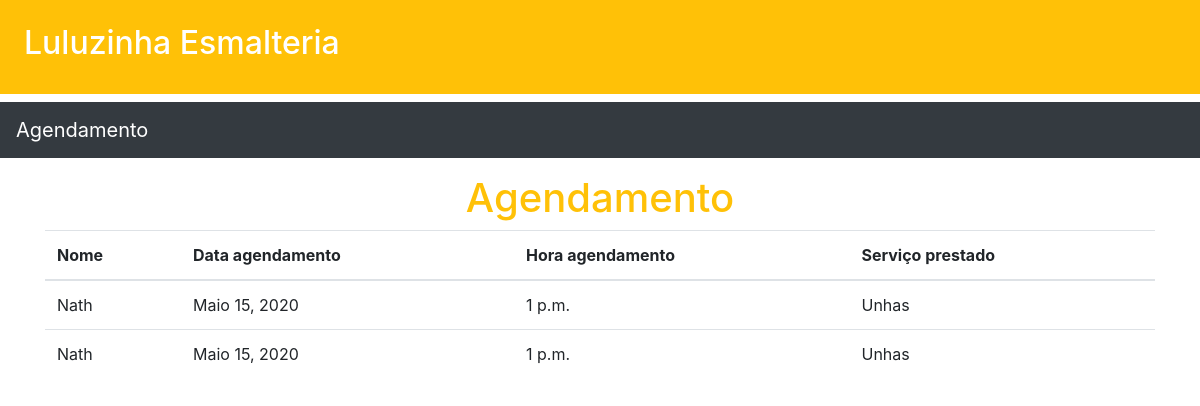
The app's page /agendamento/, older data.
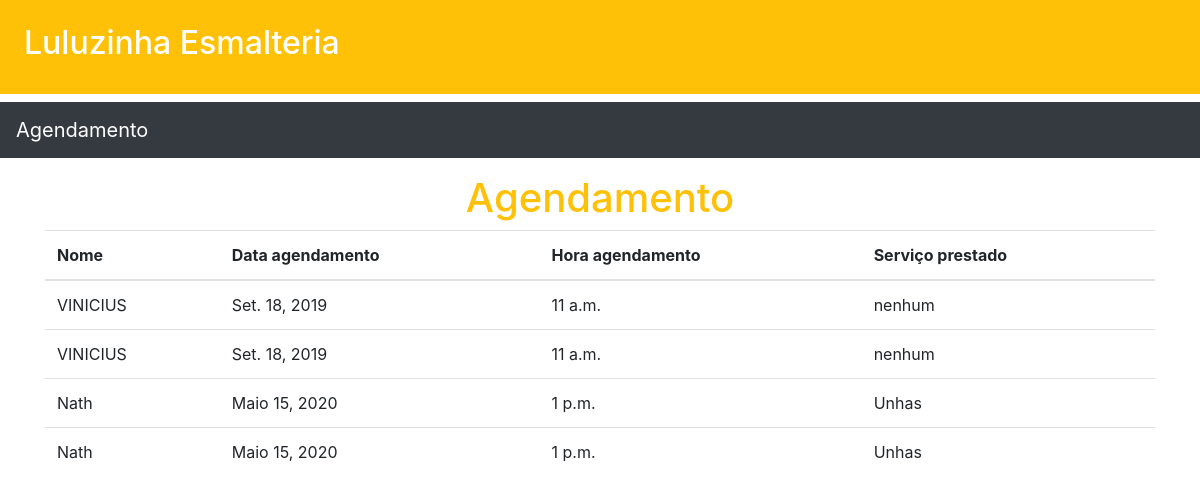
The same page, newer data.
### agendamento/models.py (models this page shows, shortened)
class Agendamento(models.Model):
    nome = models.CharField(max_length=250)
    dt_agendamento = models.DateField(default='1900-01-01')
    hora_agendamento = models.TimeField(default='00:00:00')
    servico_prestado= models.CharField(max_length=250)

### agendamento/views.py (the view)
# urls.py: path('',lista_de_agendamento,name='lista_de_agendamento'),
def lista_de_agendamento(request):
    agendamento = Agendamento.objects.all().order_by('-id')
    return render(request,"agenda/lista_de_agendamento.html",{'agendamento':agendamento})

### core/templates/agenda/lista_de_agendamento.html (shortened to what this page needs)
{% extends 'baseAgendamento.html' %}
{% block content %}
<div class="container">
<div class="text-center">
<h1 class="text-warning">Agendamento</h1>
</div>
<table class="table table-head">
    <thead>
        <tr>
            <th>Nome</th>
            <th>Data agendamento</th>
            <th>Hora agendamento</th>
            <th>Serviço prestado</th>
        </tr>
    </thead>
    <tbody>
        {% for agendamento in agendamento %}
        <tr>
            <td>{{ agendamento.nome }}</td>
            <td>{{ agendamento.dt_agendamento }}</td>
            <td>{{ agendamento.hora_agendamento }}</td>
            <td>{{ agendamento.servico_prestado }}</td>
        </tr>
        {% endfor %}
    </tbody>
</table>
</div>
{% endblock content %}

### core/templates/baseAgendamento.html (shortened to what this page needs)
<!DOCTYPE html>
{% load staticfiles %}
<html lang="en">
<head>
    <link rel="stylesheet" href="{% static 'css/bootstrap.min.css' %}">
</head>
<body>
    <div class="p-4 mb-2 bg-warning text-white"><h2>Luluzinha Esmalteria</h2></div>
    <nav class="navbar navbar-expand-sm navbar-dark bg-dark mb-3">
       <a class="navbar-brand text-white">Agendamento</a>
    </nav>
    {% block content %}
    {% endblock content %}
</body>
</html>

Row changes from the older to the newer data that the page shows:
added Agendamento: nome "VINICIUS", dt_agendamento "Set. 18, 2019", hora_agendamento "11 a.m.", servico_prestado "nenhum"
added Agendamento: nome "VINICIUS", dt_agendamento "Set. 18, 2019", hora_agendamento "11 a.m.", servico_prestado "nenhum"
